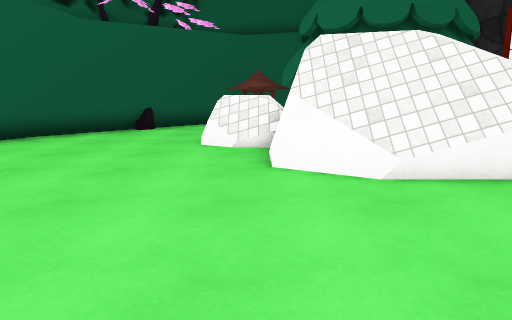
view 1 (above)

19 first-person views from a walk through a Unity game level. The camera is 1.3 m above the floor, tilts 10° down and sees 70° across. The floor is counted in squares, 1 m on a side. Each view is taken from the middle of a square. On the plan, view 1 faces up. The plan holds only what a view shows up to about 15 squares ahead; the rest is blank. The place goes on beyond the plan. Some animated figures are left out. Some surface patterns are stand-ins.

view 2
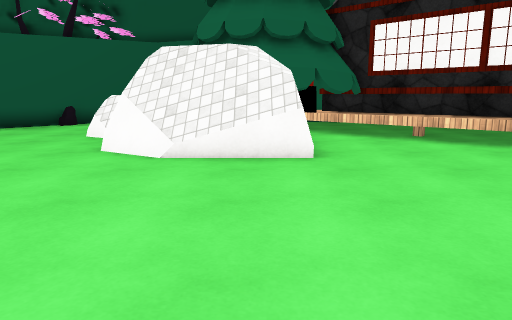

view 3
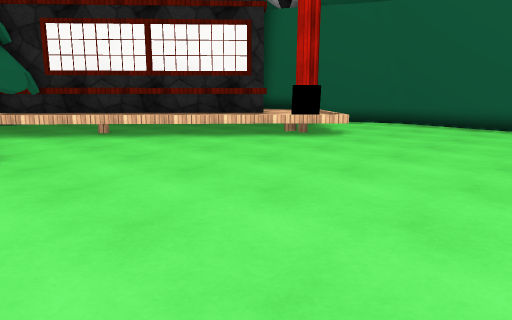

view 4
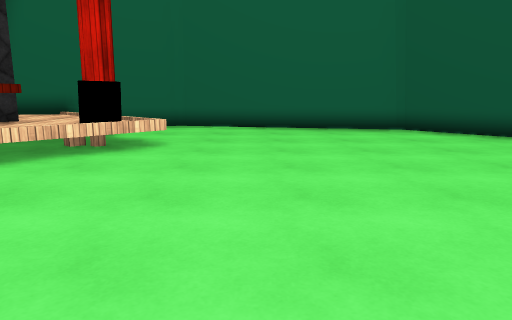

view 5
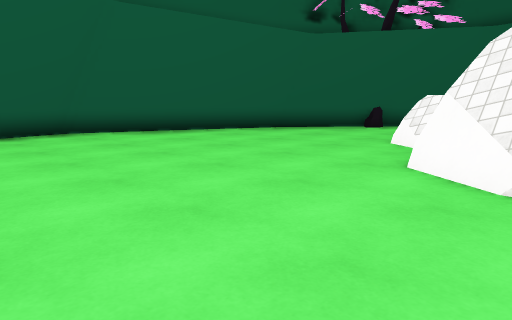

view 6
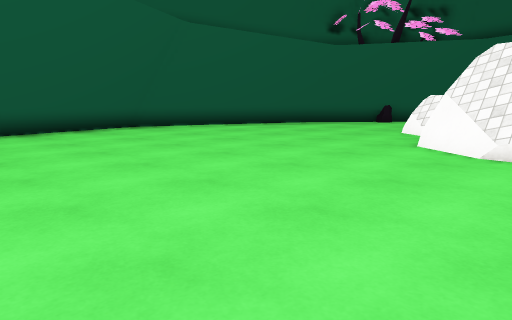

view 7
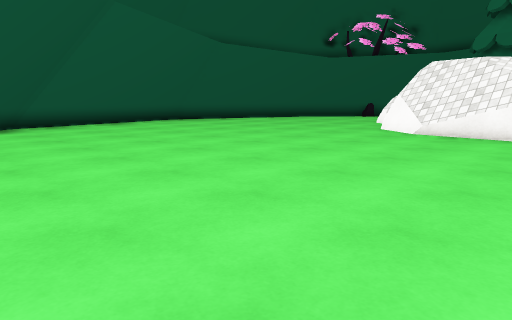

view 8
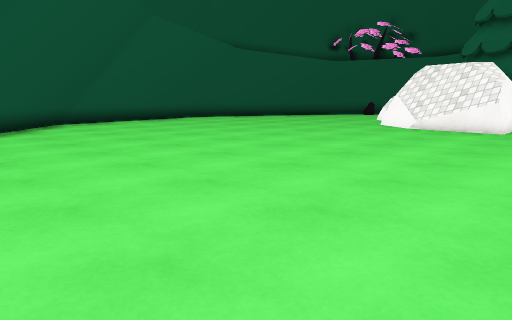

view 9
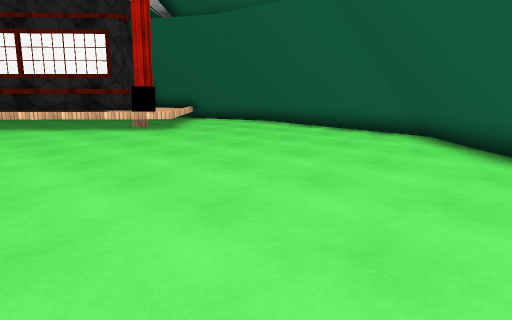

view 10
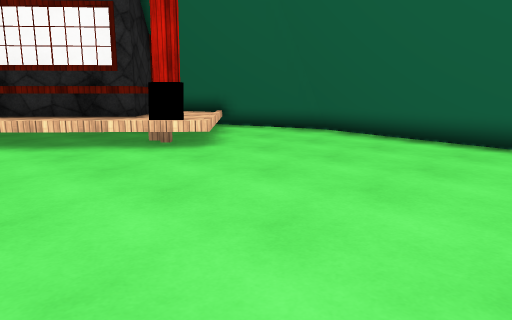

view 11
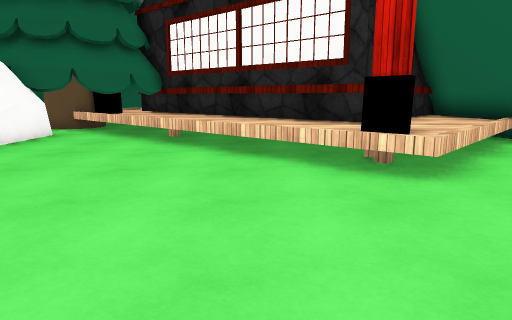

view 12
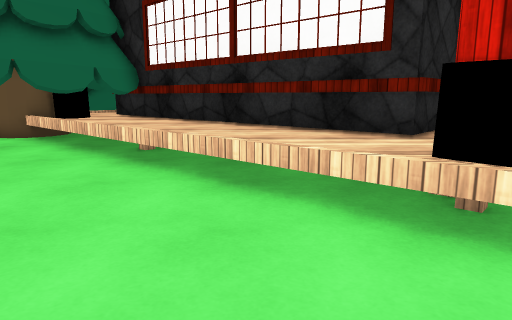

view 13
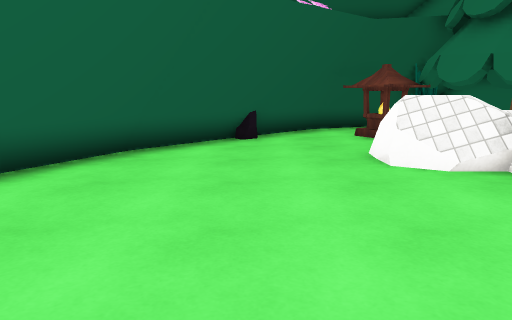

view 14
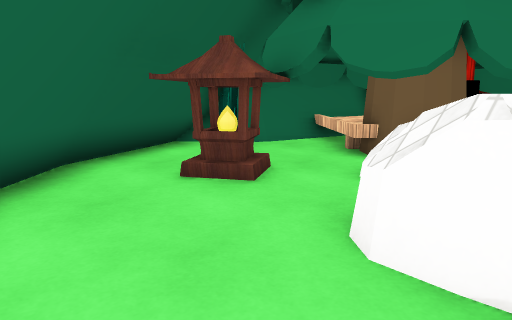

view 15
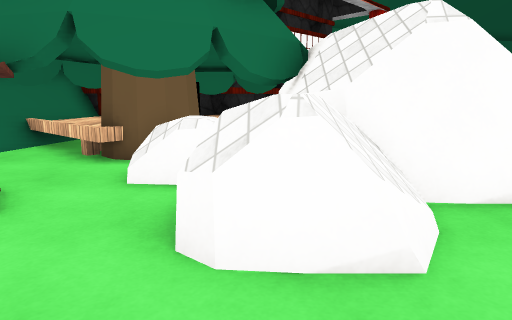

view 16
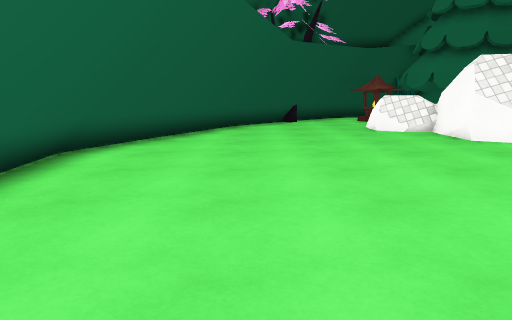

view 17
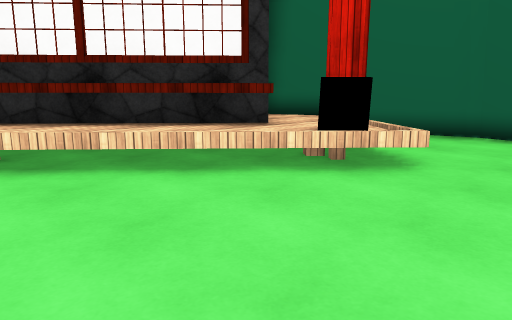

view 18
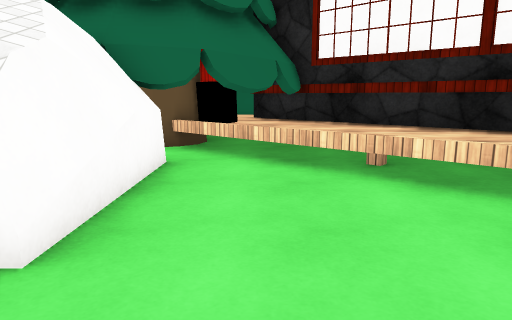

view 19
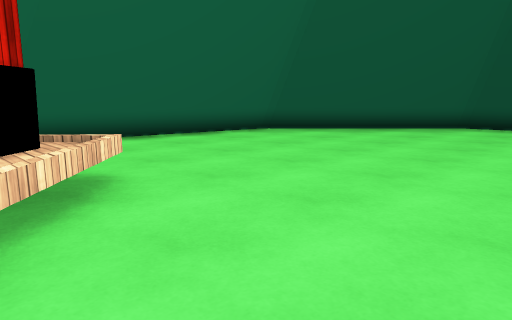

### Floor plan
Key: @ floor where view 1 was taken; # wall or solid block; . main floor; : floor 0.5 m higher than the main floor; + floor 0.75 m higher than the main floor; * floor 1 m higher than the main floor; / step, stairs or slope; = window, fence, low wall or low ledge; ^ raised ledge; R rock; O other object.
Columns run from 10 left of view 1 to 21 right of it. Each row starts with its distance up from view 1.
 17         #########^##
 16        ###O ###^^^^^
 15       ###OOO .^^^^
 14      ###..O###^ ^^#
 13     ###....###^^#^#^
 12     ##...RR### ^^^^^^^
 11    ##....R R######^^^^^     #^
 10    ##....R    ####^^^^^^   ^##
  9   ##....../R   R...^^^^^^ ^^##=
  8   ##.......R   R....^^^^^^^^^#
  7  ##.......RR   R.....^^^^^^^^#=
  6 ###.........:+*R......^^^^^^.##
  5 =#.....................^^#^..##^
  4 ^#......................^^...##^
  3 ^#.......................=...##^
  2 ^#...........................##
  1 ^#...........................#=
  0 ^ ........@..................##
 -1   ..........................###
 -2   ..........................###
 -3 ^^^.........................##
 -4  ^ #........................#=
 -5   ^ #......................##^
 -6   ^^ #...................####
 -7        .................####
 -8           .............####
 -9                ....   ####
-10                       #=^

Positions as (right, up) in squares from view 1, and headings:
1: (0, 0), facing up
2: (4, -2), facing up
3: (4, -3), facing up-right
4: (5, 1), facing right
5: (3, 0), facing up-left
6: (4, -3), facing up-left
7: (7, -7), facing up-left
8: (8, -9), facing up-left
9: (7, -9), facing up-right
10: (9, -4), facing up-right
11: (12, -2), facing up
12: (12, 1), facing up
13: (-4, 3), facing up
14: (-4, 10), facing up-right
15: (-4, 11), facing right
16: (-6, -4), facing up
17: (8, 1), facing up-right
18: (7, 3), facing up
19: (9, 6), facing down-right
